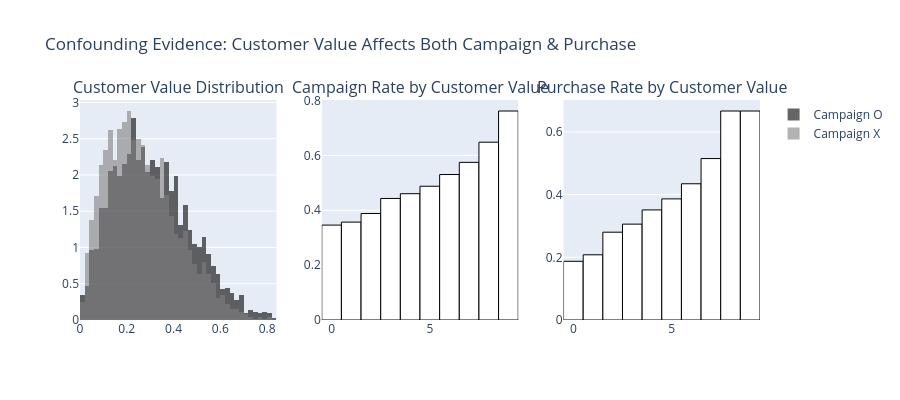

The notebook cell this image was saved under:
### Code cell
# 교란변수 확인: 캠페인 그룹과 비캠페인 그룹의 차이

df_treated = df[df['campaign'] == 1]
df_control = df[df['campaign'] == 0]

fig = make_subplots(
    rows=1, cols=3,
    subplot_titles=(
        'Customer Value Distribution',
        'Campaign Rate by Customer Value',
        'Purchase Rate by Customer Value'
    )
)

# 1. 교란변수 분포 비교
for group, name, color in [(df_treated, 'Campaign O', 'black'),
                            (df_control, 'Campaign X', 'gray')]:
    fig.add_trace(
        go.Histogram(x=group['customer_value'], name=name,
                     marker_color=color, opacity=0.6,
                     histnorm='probability density'),
        row=1, col=1
    )

# 2. 고객가치별 캠페인 노출률
df['value_bin'] = pd.cut(df['customer_value'], bins=10)
campaign_rate = df.groupby('value_bin', observed=True)['campaign'].mean()
fig.add_trace(
    go.Bar(x=list(range(len(campaign_rate))), y=campaign_rate.values,
           marker=dict(color='white', line=dict(color='black', width=1)), name='Campaign Rate', showlegend=False),
    row=1, col=2
)

# 3. 고객가치별 구매율
purchase_rate = df.groupby('value_bin', observed=True)['purchase'].mean()
fig.add_trace(
    go.Bar(x=list(range(len(purchase_rate))), y=purchase_rate.values,
           marker=dict(color='white', line=dict(color='black', width=1)), name='Purchase Rate', showlegend=False),
    row=1, col=3
)

fig.update_layout(
    title_text='Confounding Evidence: Customer Value Affects Both Campaign & Purchase',
    height=400, barmode='overlay'
)

fig.show()

print("💡 교란 증거:")
print(f"  - 캠페인 그룹의 평균 구매성향: {df_treated['customer_value'].mean():.3f}")
print(f"  - 비캠페인 그룹의 평균 구매성향: {df_control['customer_value'].mean():.3f}")
print("  → 캠페인 그룹이 원래 구매성향이 더 높다! (교란)")

### Figure 1 — Plotly figure (JSON) as saved in the notebook; plotly's stock layout.template omitted (floating-point values rounded to 4 significant figures; data arrays with more than 128 entries replaced by an {"elided": "..."} marker saying what was removed)
{"data": [{"histnorm": "probability density", "marker": {"color": "black"}, "name": "Campaign O", "opacity": 0.6, "type": "histogram", "x": {"elided": "2137 float values"}, "xaxis": "x", "yaxis": "y"}, {"histnorm": "probability density", "marker": {"color": "gray"}, "name": "Campaign X", "opacity": 0.6, "type": "histogram", "x": {"elided": "2863 float values"}, "xaxis": "x", "yaxis": "y"}, {"marker": {"color": "white", "line": {"color": "black", "width": 1}}, "name": "Campaign Rate", "showlegend": false, "type": "bar", "x": [0, 1, 2, 3, 4, 5, 6, 7, 8, 9], "xaxis": "x2", "y": [0.346, 0.3568, 0.3882, 0.4431, 0.4604, 0.4876, 0.5304, 0.5746, 0.6481, 0.7619], "yaxis": "y2"}, {"marker": {"color": "white", "line": {"color": "black", "width": 1}}, "name": "Purchase Rate", "showlegend": false, "type": "bar", "x": [0, 1, 2, 3, 4, 5, 6, 7, 8, 9], "xaxis": "x3", "y": [0.1872, 0.208, 0.2801, 0.3058, 0.3511, 0.3864, 0.4345, 0.5149, 0.6667, 0.6667], "yaxis": "y3"}], "layout": {"annotations": [{"font": {"size": 16}, "showarrow": false, "text": "Customer Value Distribution", "x": 0.1444, "xanchor": "center", "xref": "paper", "y": 1, "yanchor": "bottom", "yref": "paper"}, {"font": {"size": 16}, "showarrow": false, "text": "Campaign Rate by Customer Value", "x": 0.5, "xanchor": "center", "xref": "paper", "y": 1, "yanchor": "bottom", "yref": "paper"}, {"font": {"size": 16}, "showarrow": false, "text": "Purchase Rate by Customer Value", "x": 0.8556, "xanchor": "center", "xref": "paper", "y": 1, "yanchor": "bottom", "yref": "paper"}], "barmode": "overlay", "height": 400, "title": {"text": "Confounding Evidence: Customer Value Affects Both Campaign & Purchase"}, "xaxis": {"anchor": "y", "domain": [0, 0.2889]}, "xaxis2": {"anchor": "y2", "domain": [0.3556, 0.6444]}, "xaxis3": {"anchor": "y3", "domain": [0.7111, 1]}, "yaxis": {"anchor": "x", "domain": [0, 1]}, "yaxis2": {"anchor": "x2", "domain": [0, 1]}, "yaxis3": {"anchor": "x3", "domain": [0, 1]}}}
